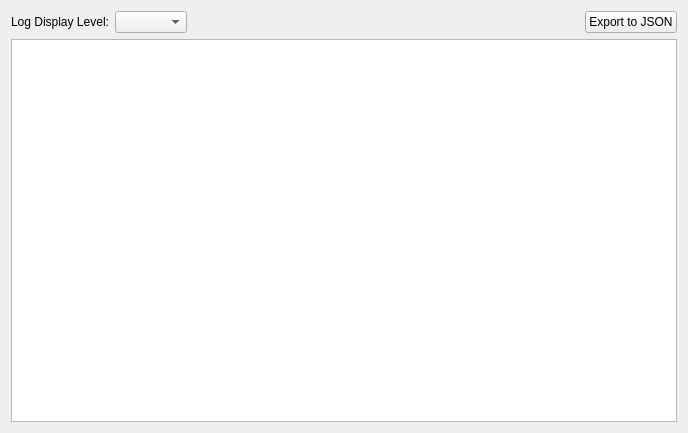
<?xml version="1.0" encoding="UTF-8"?>
<ui version="4.0">
 <class>LoggerWidget</class>
 <widget class="QWidget" name="LoggerWidget">
  <property name="geometry">
   <rect>
    <x>0</x>
    <y>0</y>
    <width>688</width>
    <height>433</height>
   </rect>
  </property>
  <property name="windowTitle">
   <string>Form</string>
  </property>
  <layout class="QVBoxLayout" name="verticalLayout">
   <item>
    <layout class="QHBoxLayout" name="horizontalLayout">
     <item>
      <widget class="QLabel" name="label">
       <property name="text">
        <string>Log Display Level:</string>
       </property>
      </widget>
     </item>
     <item>
      <widget class="QComboBox" name="comboBox"/>
     </item>
     <item>
      <spacer name="horizontalSpacer">
       <property name="orientation">
        <enum>Qt::Orientation::Horizontal</enum>
       </property>
       <property name="sizeHint" stdset="0">
        <size>
         <width>40</width>
         <height>20</height>
        </size>
       </property>
      </spacer>
     </item>
     <item>
      <widget class="QPushButton" name="exportButton">
       <property name="text">
        <string>Export to JSON</string>
       </property>
      </widget>
     </item>
    </layout>
   </item>
   <item>
    <widget class="QTreeView" name="treeView">
     <property name="alternatingRowColors">
      <bool>true</bool>
     </property>
     <property name="selectionMode">
      <enum>QAbstractItemView::SelectionMode::NoSelection</enum>
     </property>
    </widget>
   </item>
  </layout>
 </widget>
 <resources/>
 <connections/>
</ui>
